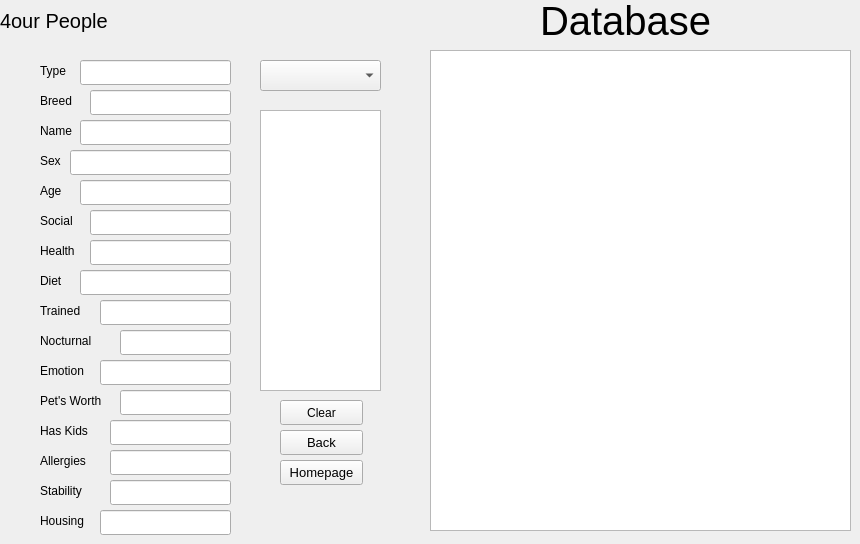
    <widget class="QWidget" name="page_4">
     <widget class="QTableView" name="tableView">
      <property name="geometry">
       <rect>
        <x>430</x>
        <y>50</y>
        <width>421</width>
        <height>481</height>
       </rect>
      </property>
     </widget>
     <widget class="QPushButton" name="pushButton_5">
      <property name="geometry">
       <rect>
        <x>280</x>
        <y>430</y>
        <width>83</width>
        <height>25</height>
       </rect>
      </property>
      <property name="font">
       <font>
        <pointsize>10</pointsize>
       </font>
      </property>
      <property name="text">
       <string>Back</string>
      </property>
     </widget>
     <widget class="QPushButton" name="pushButton_6">
      <property name="geometry">
       <rect>
        <x>280</x>
        <y>460</y>
        <width>83</width>
        <height>25</height>
       </rect>
      </property>
      <property name="font">
       <font>
        <pointsize>10</pointsize>
       </font>
      </property>
      <property name="text">
       <string>Homepage</string>
      </property>
     </widget>
     <widget class="QLabel" name="label_3">
      <property name="geometry">
       <rect>
        <x>540</x>
        <y>0</y>
        <width>191</width>
        <height>41</height>
       </rect>
      </property>
      <property name="font">
       <font>
        <pointsize>30</pointsize>
       </font>
      </property>
      <property name="text">
       <string>Database</string>
      </property>
     </widget>
     <widget class="QLabel" name="label_18">
      <property name="geometry">
       <rect>
        <x>0</x>
        <y>0</y>
        <width>121</width>
        <height>41</height>
       </rect>
      </property>
      <property name="font">
       <font>
        <pointsize>15</pointsize>
       </font>
      </property>
      <property name="text">
       <string>4our People</string>
      </property>
     </widget>
     <widget class="QLineEdit" name="lineEdit_47">
      <property name="geometry">
       <rect>
        <x>90</x>
        <y>210</y>
        <width>141</width>
        <height>25</height>
       </rect>
      </property>
     </widget>
     <widget class="QLabel" name="label_47">
      <property name="geometry">
       <rect>
        <x>40</x>
        <y>90</y>
        <width>41</width>
        <height>21</height>
       </rect>
      </property>
      <property name="text">
       <string>Breed</string>
      </property>
     </widget>
     <widget class="QLabel" name="label_48">
      <property name="geometry">
       <rect>
        <x>40</x>
        <y>240</y>
        <width>51</width>
        <height>21</height>
       </rect>
      </property>
      <property name="text">
       <string>Health</string>
      </property>
     </widget>
     <widget class="QLabel" name="label_49">
      <property name="geometry">
       <rect>
        <x>40</x>
        <y>330</y>
        <width>71</width>
        <height>21</height>
       </rect>
      </property>
      <property name="text">
       <string>Nocturnal</string>
      </property>
     </widget>
     <widget class="QLabel" name="label_50">
      <property name="geometry">
       <rect>
        <x>40</x>
        <y>360</y>
        <width>61</width>
        <height>21</height>
       </rect>
      </property>
      <property name="text">
       <string>Emotion</string>
      </property>
     </widget>
     <widget class="QLineEdit" name="lineEdit_48">
      <property name="geometry">
       <rect>
        <x>80</x>
        <y>180</y>
        <width>151</width>
        <height>25</height>
       </rect>
      </property>
     </widget>
     <widget class="QLabel" name="label_51">
      <property name="geometry">
       <rect>
        <x>40</x>
        <y>510</y>
        <width>51</width>
        <height>21</height>
       </rect>
      </property>
      <property name="text">
       <string>Housing</string>
      </property>
     </widget>
     <widget class="QLabel" name="label_52">
      <property name="geometry">
       <rect>
        <x>40</x>
        <y>300</y>
        <width>51</width>
        <height>21</height>
       </rect>
      </property>
      <property name="text">
       <string>Trained</string>
      </property>
     </widget>
     <widget class="QLabel" name="label_53">
      <property name="geometry">
       <rect>
        <x>40</x>
        <y>150</y>
        <width>31</width>
        <height>21</height>
       </rect>
      </property>
      <property name="text">
       <string>Sex</string>
      </property>
     </widget>
     <widget class="QLabel" name="label_54">
      <property name="geometry">
       <rect>
        <x>40</x>
        <y>390</y>
        <width>81</width>
        <height>21</height>
       </rect>
      </property>
      <property name="text">
       <string>Pet's Worth</string>
      </property>
     </widget>
     <widget class="QLineEdit" name="lineEdit_49">
      <property name="geometry">
       <rect>
        <x>120</x>
        <y>390</y>
        <width>111</width>
        <height>25</height>
       </rect>
      </property>
     </widget>
     <widget class="QLabel" name="label_55">
      <property name="geometry">
       <rect>
        <x>40</x>
        <y>480</y>
        <width>61</width>
        <height>21</height>
       </rect>
      </property>
      <property name="text">
       <string>Stability</string>
      </property>
     </widget>
     <widget class="QLabel" name="label_56">
      <property name="geometry">
       <rect>
        <x>40</x>
        <y>450</y>
        <width>61</width>
        <height>21</height>
       </rect>
      </property>
      <property name="text">
       <string>Allergies</string>
      </property>
     </widget>
     <widget class="QLabel" name="label_57">
      <property name="geometry">
       <rect>
        <x>40</x>
        <y>120</y>
        <width>41</width>
        <height>21</height>
       </rect>
      </property>
      <property name="text">
       <string>Name</string>
      </property>
     </widget>
     <widget class="QLabel" name="label_58">
      <property name="geometry">
       <rect>
        <x>40</x>
        <y>60</y>
        <width>31</width>
        <height>21</height>
       </rect>
      </property>
      <property name="text">
       <string>Type</string>
      </property>
     </widget>
     <widget class="QPushButton" name="pushButton_26">
      <property name="geometry">
       <rect>
        <x>280</x>
        <y>400</y>
        <width>83</width>
        <height>25</height>
       </rect>
      </property>
      <property name="text">
       <string>Clear</string>
      </property>
     </widget>
     <widget class="QLabel" name="label_59">
      <property name="geometry">
       <rect>
        <x>40</x>
        <y>420</y>
        <width>61</width>
        <height>21</height>
       </rect>
      </property>
      <property name="text">
       <string>Has Kids</string>
      </property>
     </widget>
     <widget class="QLineEdit" name="lineEdit_50">
      <property name="geometry">
       <rect>
        <x>110</x>
        <y>480</y>
        <width>121</width>
        <height>25</height>
       </rect>
      </property>
     </widget>
     <widget class="QListView" name="listView_4">
      <property name="geometry">
       <rect>
        <x>260</x>
        <y>110</y>
        <width>121</width>
        <height>281</height>
       </rect>
      </property>
     </widget>
     <widget class="QLineEdit" name="lineEdit_51">
      <property name="geometry">
       <rect>
        <x>80</x>
        <y>270</y>
        <width>151</width>
        <height>25</height>
       </rect>
      </property>
     </widget>
     <widget class="QLineEdit" name="lineEdit_52">
      <property name="geometry">
       <rect>
        <x>70</x>
        <y>150</y>
        <width>161</width>
        <height>25</height>
       </rect>
      </property>
     </widget>
     <widget class="QLineEdit" name="lineEdit_53">
      <property name="geometry">
       <rect>
        <x>80</x>
        <y>120</y>
        <width>151</width>
        <height>25</height>
       </rect>
      </property>
     </widget>
     <widget class="QLabel" name="label_60">
      <property name="geometry">
       <rect>
        <x>40</x>
        <y>180</y>
        <width>31</width>
        <height>21</height>
       </rect>
      </property>
      <property name="text">
       <string>Age</string>
      </property>
     </widget>
     <widget class="QLineEdit" name="lineEdit_54">
      <property name="geometry">
       <rect>
        <x>100</x>
        <y>300</y>
        <width>131</width>
        <height>25</height>
       </rect>
      </property>
     </widget>
     <widget class="QLineEdit" name="lineEdit_55">
      <property name="geometry">
       <rect>
        <x>110</x>
        <y>450</y>
        <width>121</width>
        <height>25</height>
       </rect>
      </property>
     </widget>
     <widget class="QLineEdit" name="lineEdit_56">
      <property name="geometry">
       <rect>
        <x>110</x>
        <y>420</y>
        <width>121</width>
        <height>25</height>
       </rect>
      </property>
     </widget>
     <widget class="QLineEdit" name="lineEdit_57">
      <property name="geometry">
       <rect>
        <x>120</x>
        <y>330</y>
        <width>111</width>
        <height>25</height>
       </rect>
      </property>
     </widget>
     <widget class="QComboBox" name="comboBox_3">
      <property name="geometry">
       <rect>
        <x>260</x>
        <y>60</y>
        <width>121</width>
        <height>31</height>
       </rect>
      </property>
     </widget>
     <widget class="QLineEdit" name="lineEdit_58">
      <property name="geometry">
       <rect>
        <x>100</x>
        <y>360</y>
        <width>131</width>
        <height>25</height>
       </rect>
      </property>
     </widget>
     <widget class="QLineEdit" name="lineEdit_59">
      <property name="geometry">
       <rect>
        <x>100</x>
        <y>510</y>
        <width>131</width>
        <height>25</height>
       </rect>
      </property>
     </widget>
     <widget class="QLineEdit" name="lineEdit_60">
      <property name="geometry">
       <rect>
        <x>90</x>
        <y>90</y>
        <width>141</width>
        <height>25</height>
       </rect>
      </property>
     </widget>
     <widget class="QLineEdit" name="lineEdit_61">
      <property name="geometry">
       <rect>
        <x>80</x>
        <y>60</y>
        <width>151</width>
        <height>25</height>
       </rect>
      </property>
     </widget>
     <widget class="QLabel" name="label_61">
      <property name="geometry">
       <rect>
        <x>40</x>
        <y>270</y>
        <width>31</width>
        <height>21</height>
       </rect>
      </property>
      <property name="text">
       <string>Diet</string>
      </property>
     </widget>
     <widget class="QLabel" name="label_62">
      <property name="geometry">
       <rect>
        <x>40</x>
        <y>210</y>
        <width>41</width>
        <height>21</height>
       </rect>
      </property>
      <property name="text">
       <string>Social</string>
      </property>
     </widget>
     <widget class="QLineEdit" name="lineEdit_62">
      <property name="geometry">
       <rect>
        <x>90</x>
        <y>240</y>
        <width>141</width>
        <height>25</height>
       </rect>
      </property>
     </widget>
    </widget>
